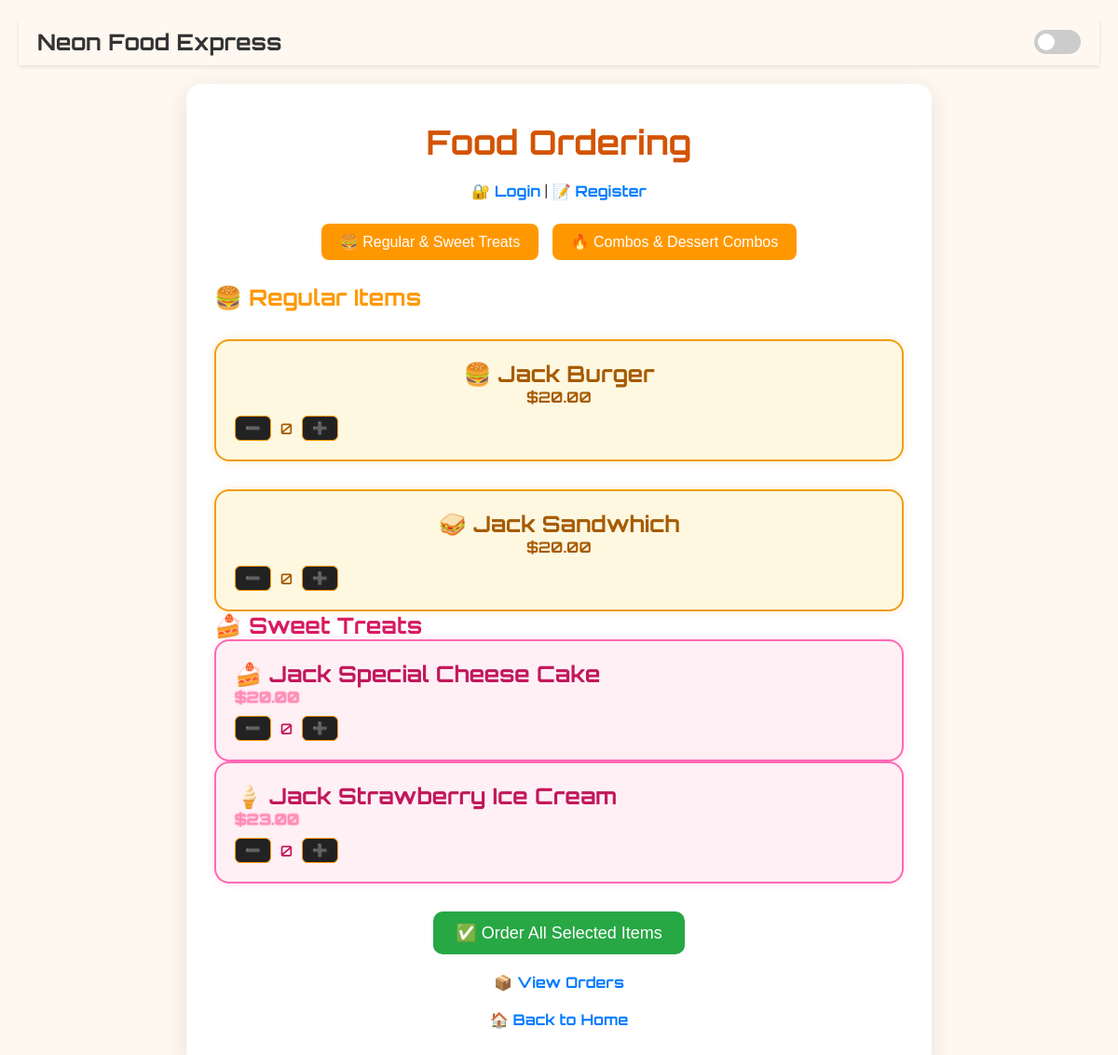
/index, run on the app's committed database.
### tables this page shows
CREATE TABLE menu (
                id INTEGER PRIMARY KEY AUTOINCREMENT,
                food_item TEXT NOT NULL,
                category TEXT NOT NULL,
                price REAL NOT NULL,
                description TEXT,
                position INTEGER,
                emoji TEXT
            );

### app.py (the view, shortened to what this page needs)
@app.route('/index', methods=['GET', 'POST'])
def index():
    with sqlite3.connect('orders.db') as conn:
        cursor = conn.cursor()
        cursor.execute("SELECT food_item, price, description, emoji FROM menu WHERE category='regular' ORDER BY position")
        food_items = cursor.fetchall()
        cursor.execute("SELECT food_item, price, description, emoji FROM menu WHERE category='dessert' ORDER BY position")
        dessert_items = cursor.fetchall()
        cursor.execute("SELECT food_item, price, description, emoji FROM menu WHERE category='combo' ORDER BY position")
        combo_items = cursor.fetchall()
        cursor.execute("SELECT food_item, price, description, emoji FROM menu WHERE category='dessert-combo' ORDER BY position")
        dessert_combos = cursor.fetchall()
    return render_template('index.html',
                           food_items=food_items,
                           dessert_items=dessert_items,
                           combo_items=combo_items,
                           dessert_combos=dessert_combos,
                           user_logged_in=session.get('user_logged_in'),
                           username=session.get('username'))

### templates/index.html (shortened to what this page needs)
<!DOCTYPE html>
<html lang="en">
<head>
  <link rel="stylesheet" href="/static/style.css">
</head>
<body class="day-mode">
<header class="sticky-header">
  <div class="header-title">Neon Food Express</div>
  <div class="theme-toggle">
    <label class="switch">
      <span class="slider round"></span>
    </label>
  </div>
</header>
<main class="pamphlet-widget">
  <h1 class="neon-title">Food Ordering</h1>
  <div class="back-link">
    {% if user_logged_in %}
      👋 Welcome, <strong>{{ username }}</strong> | <a href="/logout">Logout</a>
    {% else %}
      <a href="/login">🔐 Login</a> | <a href="/signup">📝 Register</a>
    {% endif %}
  </div>
  <div class="tab-buttons">
    <button onclick="showPage('page1')">🍔 Regular & Sweet Treats</button>
    <button onclick="showPage('page2')">🔥 Combos & Dessert Combos</button>
  </div>
  <div id="page1">
    <h2 style="color:#ff9800;">🍔 Regular Items</h2>
    {% for item, price, desc, emoji in food_items %}
    <section class="combo-card">
      <h2>{{ emoji }} {{ item }}</h2>
      <p><strong>${{ '%.2f'|format(price) }}</strong></p>
      <div class="order-controls">
        <button onclick="decrementQty('{{ item }}')">➖</button>
        <span id="qty-{{ item }}">0</span>
        <button onclick="incrementQty('{{ item }}')">➕</button>
      </div>
    </section>
    {% endfor %}
    <h2 style="color:#d81b60;">🍰 Sweet Treats</h2>
    {% for item, price, desc, emoji in dessert_items %}
    <section class="dessert-card">
      <h2>{{ emoji }} {{ item }}</h2>
      <p><strong>${{ '%.2f'|format(price) }}</strong></p>
      <div class="order-controls">
        <button onclick="decrementQty('{{ item }}')">➖</button>
        <span id="qty-{{ item }}">0</span>
        <button onclick="incrementQty('{{ item }}')">➕</button>
      </div>
    </section>
    {% endfor %}
  </div>
  <div style="text-align:center; margin-top: 30px;">
    <button onclick="placeAllOrders()" style="padding: 12px 24px; font-size: 18px; border-radius: 10px; background-color: #28a745; color: white; border: none; cursor: pointer;">
      ✅ Order All Selected Items
    </button>
  </div>
  <div class="back-link">
    {% if user_logged_in %}
      <a href="/orders">📦 View Orders</a>
    {% else %}
      <a href="/login" onclick="alert('⚠️ Please log in to view orders.')">📦 View Orders</a>
    {% endif %}
  </div>
  <div class="back-link">
    <a href="/">🏠 Back to Home</a>
  </div>
</main>
</body>
</html>

### static/style.css (style rules this page uses)
* { margin: 0; padding: 0; box-sizing: border-box; }
body { font-family: 'Orbitron', sans-serif; min-height: 100vh; display: flex; flex-direction: column; align-items: center; padding: 20px; }
body.day-mode { background: #fff8f0; color: #333; }
.sticky-header { position: sticky; top: 0; width: 100%; z-index: 1030; display: flex; align-items: center; justify-content: space-between; padding: 10px 20px; backdrop-filter: blur(10px); background-color: #fff8f0; box-shadow: 0 2px 4px rgba(0, 0, 0, 0.1); }
.header-title { font-size: 24px; font-weight: bold; color: inherit; }
.switch { position: relative; display: inline-block; width: 50px; height: 26px; }
.slider { position: absolute; cursor: pointer; top: 0; left: 0; right: 0; bottom: 0; background-color: #ccc; border-radius: 34px; transition: 0.4s; }
.slider:before { content: ""; position: absolute; height: 18px; width: 18px; left: 4px; bottom: 4px; background-color: white; border-radius: 50%; transition: 0.4s; }
.pamphlet-widget { width: 100%; max-width: 800px; background: #ffffff; border-radius: 16px; padding: 40px 30px; margin-top: 20px; box-shadow: 0 6px 24px rgba(0, 0, 0, 0.1); }
.neon-title { font-size: 36px; font-weight: 700; text-align: center; margin-bottom: 20px; }
body.day-mode .neon-title { color: #d35400; }
.combo-card { margin-top: 30px; background: #fff; border: 2px solid #f39c12; padding: 25px; border-radius: 16px; text-align: center; transition: all 0.3s ease; }

### templates/index.html (style rules this page uses)
body { font-family: 'Orbitron', sans-serif; }
.combo-card, .dessert-card { border-radius: 16px; padding: 20px; font-weight: 500; transition: transform 0.3s ease, box-shadow 0.3s ease; }
body.day-mode .combo-card { background: #fff8e1; border: 2px solid #f39c12; color: #a65b00; box-shadow: 0 0 10px rgba(243, 156, 18, 0.2); }
body.day-mode .dessert-card { background: #fff0f5; border: 2px solid #ff69b4; color: #c2185b; box-shadow: 0 0 10px rgba(255, 105, 180, 0.2); }
body.day-mode .dessert-card p { color: #ff8fb2; text-shadow: 0 0 2px #ff69b4; }
.tab-buttons { text-align: center; margin: 20px 0; }
.tab-buttons button { padding: 10px 20px; margin: 5px; font-size: 16px; border-radius: 8px; border: none; cursor: pointer; background-color: #ff9800; color: white; }
.order-controls { display: flex; align-items: center; gap: 10px; margin-top: 10px; }
.order-controls button { background-color: #222; color: #ff9800; border: 1px solid #ff9800; padding: 5px 10px; border-radius: 6px; font-weight: bold; cursor: pointer; transition: box-shadow 0.3s ease; }
.back-link { text-align: center; margin-top: 20px; }
.back-link a { color: #007bff; text-decoration: none; font-weight: bold; }

### data on the page
menu: emoji "🍔", food_item "Jack Burger", price "20.00"
menu: emoji "🥪", food_item "Jack Sandwhich", price "20.00"
menu: emoji "🍰", food_item "Jack Special Cheese Cake", price "20.00"
menu: emoji "🍦", food_item "Jack Strawberry Ice Cream", price "23.00"
